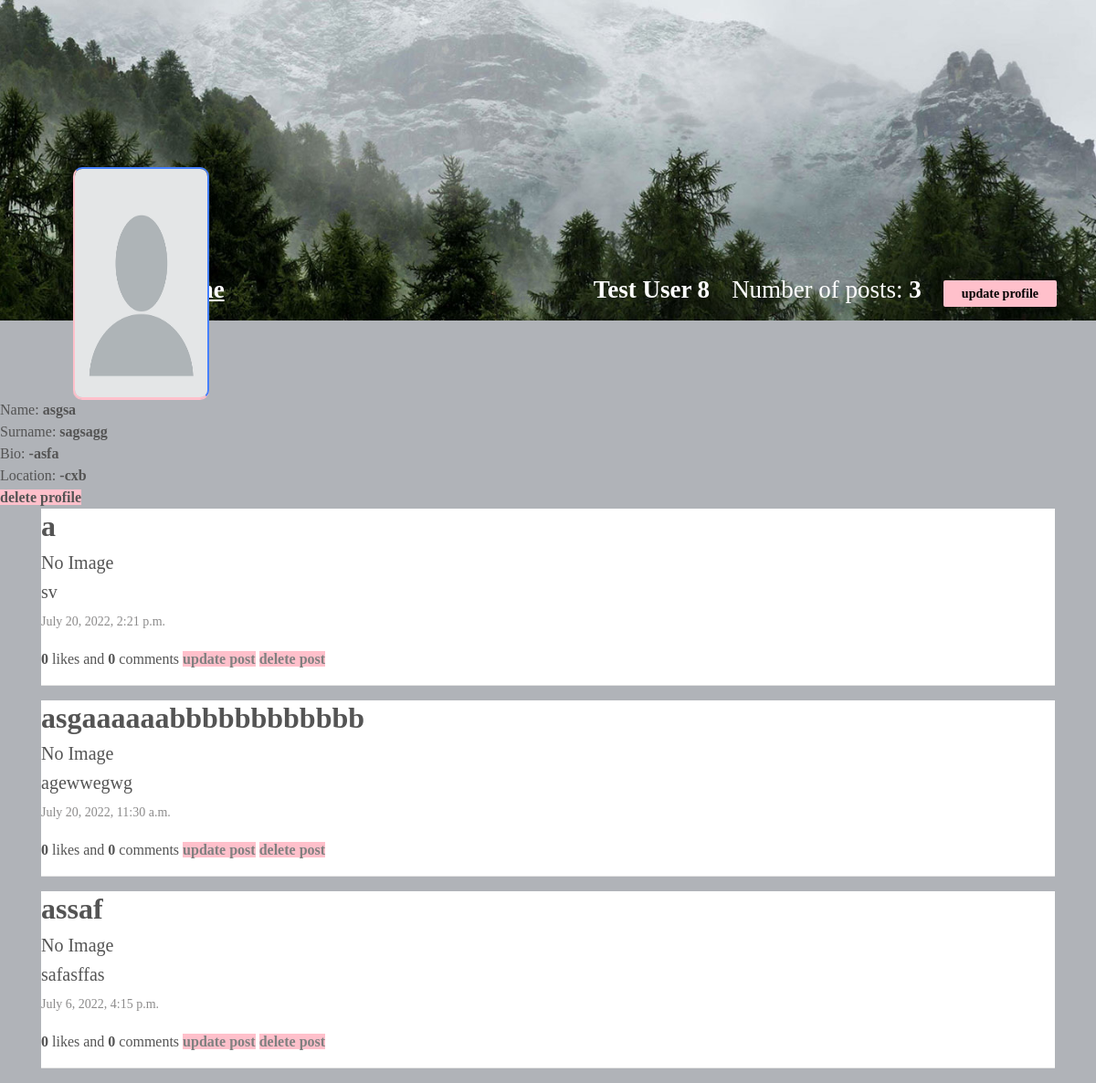
Before: /profile/?user_pk=40 (signed in) with the older database file.
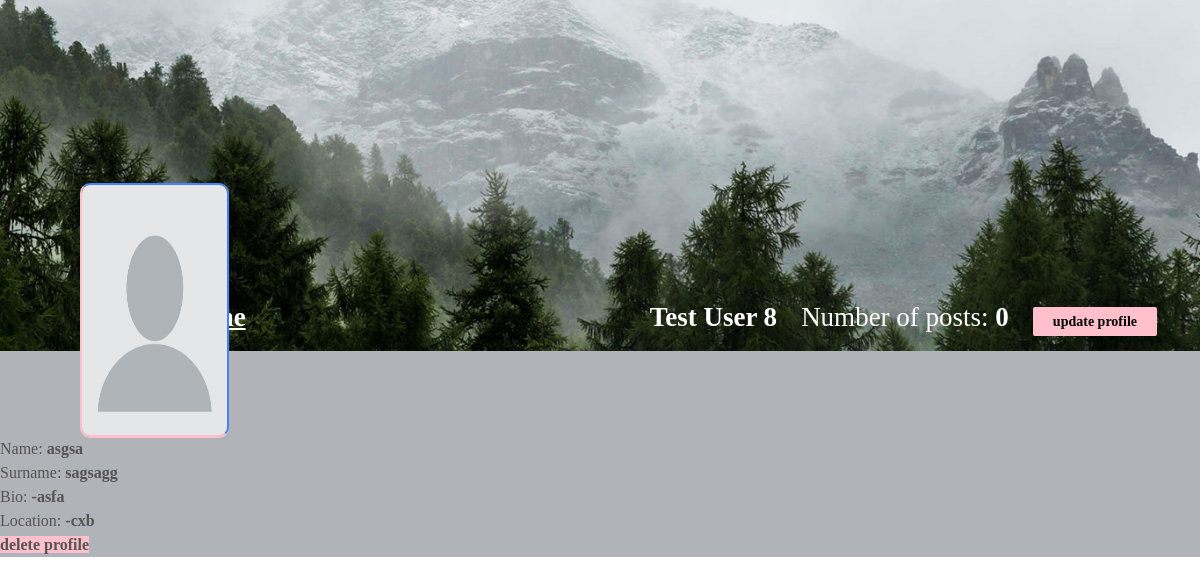
After: the same page with the newer database file.
### mainapp/models.py (models this page shows, shortened)
class Profile(models.Model):
    firstname = models.CharField(max_length=255)
    lastname = models.CharField(max_length=255)
    profile_picture = models.ImageField(upload_to='images/',
                                        validators=[
                                            validate_file_size, allowed_extention],
                                        null=True, blank=True)
    location = models.CharField(
        max_length=255, default='-', null=True, blank=True)
    bio = models.CharField(max_length=255, default='-', null=True, blank=True)
    user = models.ForeignKey(user, on_delete=models.CASCADE)

class Post(models.Model):
    title = models.CharField(max_length=255)
    text = models.TextField()
    image = models.ImageField(upload_to='images/',
                              validators=[validate_file_size,
                                          allowed_extention],
                              null=True, blank=True)
    created_at = models.DateTimeField(auto_now_add=True)
    number_of_likes = models.IntegerField(default=0, null=True, blank=True)
    author = models.ForeignKey(
        user, on_delete=models.CASCADE)

### mainapp/views.py (the view)
# urls.py: path('profile/', profile, name='another_profile'),
@login_required(login_url=login_url)
def profile(request):
    logger.info('calling /profile')
    try:
        pk = request.GET.get('user_pk')
        user = User.objects.get(pk=pk)
    except User.DoesNotExist:
        logger.error('user does not exist')
    user_profile = Profile.objects.filter(user=user).first()
    post_number = Post.objects.filter(author=pk).count()
    posts = Post.objects.filter(author=pk).order_by('-created_at')
    context = {
        'user': user,
        'user_profile': user_profile,
        'post_number': post_number,
        'posts': posts
    }
    if user == request.user:
        context["profile"] = Profile.objects.get(user=request.user)
        context["number_of_posts"] = Post.objects.filter(
            author=request.user).count()
        context["posts"] = Post.objects.filter(
            author=pk).order_by('-created_at')
        logger.info('get my profile')
        return render(request, 'profile.html', context)
    else:
        logger.info(f'get {user.username} profile')
        return render(request, 'another_profile.html', context)

### templates/profile.html (shortened to what this page needs)
{% load static %}
<!DOCTYPE html>
<html lang="en">
  <head>
    <link rel="stylesheet" href="{% static 'css/main.min.css' %}" />
    <link rel="stylesheet" href="{% static 'css/style.css' %}" />
    <link rel="stylesheet" href="{% static 'css/color.css' %}" />
    <link rel="stylesheet" href="{% static 'css/responsive.css' %}" />
  </head>
  <body>
    <section>
      <div class="feature-photo">
        <figure>
          <img src="{% static 'images/profile-background.jpg' %}" alt="" />
        </figure>
         <form>
          <div class="add-btn">
            <span style="color: white; font-size: 27px; margin-right: 400px"
              ><b
                ><u><a href="/main/">Home</a></u></b
              ></span
            >
            <span style="color: white; font-size: 27px"><b>{{user.username}}</b></span>
            <span style="color: white; font-size: 27px"
              >Number of posts:  <b>{{number_of_posts}}</b></span>
            <a href="/update_profile/" style="background-color: #ffc0cb; border: #ffc0cb">
                <b>update profile</b>
            </a>
          </div>
        </form enctype="multipart/form-data">
        <div class="container-fluid">
          <div class="row merged">
            <div class="col-lg-2 col-sm-3">
              <div class="user-avatar">
                <figure>
                  {% if profile.profile_picture %}
                  <img
                    src="{{profile.profile_picture.url}}"
                    style="height: 250px; width: 100%"
                    alt="">
                  {% else %}
                  <img
                    src="{% static 'images/blank-profile-picture.png' %}"
                    style="height: 250px; width: 100%"
                    alt="">
                  {% endif %}
                </figure>
              </div>
            </div>
            <div class="col-lg-10 col-sm-9">
              <div class="timeline-info">
                <ul>
                  <li class="admin-name">
                  </li>
                </ul>
              </div>
            </div>
          </div>
        </div>
      </div>
    </section>
    <div>
    <span class="block capitalize font-semibold">Name:   <b>{{profile.firstname}}</b></span>
    </div>
    <div>
    <span class="block capitalize font-semibold">Surname:   <b>{{profile.lastname}}</b></span>
    </div>
    <div>
    <span class="block capitalize font-semibold">Bio:   <b>{{profile.bio}}</b></span>
    </div>
    <div>
    <span class="block capitalize font-semibold">Location:   <b>{{profile.location}}</b></span>
    </div>
    <div>
    <a href="/delete_profile/" style="background-color: #ffc0cb; border: #ffc0cb"><b>delete profile</b></a>
    </div>
    <div class="container m-auto">
              {% for p in posts %}
                    <div class="space-y-5 flex-shrink-5 lg:w-7/20">
                        <div class="bg-white shadow rounded-md  -mx-2 lg:mx-0">
                                <h2><strong>{{p.title}}</strong></h2>
                                {% if p.image %}
                                <img src="{{p.image.url}}"></img>
                                {% else %}
                                <h5>No Image</h5>
                                {% endif %}
                                <h5>{{p.text}}</h5>
                                <p>{{p.created_at}}</p>
                                <div class="">
                                  <strong>{{p.number_of_likes}}</strong> likes and<strong>
                                      {{p.comments.count}}</strong> comments
                                      <a href="/update_post?post_id={{p.pk}}" class="flex items-center space-x-2"  style="background-color: pink; border: #ffc0cb">  <b  style="color:grey">update post</b></a>
                                      <a href="/delete_post?post_id={{p.pk}}" class="flex items-center space-x-2"  style="background-color: pink; border: #ffc0cb">  <b  style="color:grey">delete post</b></a>
                                      <hr>
                                    </div>
                                  </div>
                                  {% endfor %}
  </body>
</html>

### static/css/color.css (style rules this page uses)
#nprogress .bar, .timeline-info > ul li a::before, .add-btn > a, .activitiez > li::before, form button, .colla-apps > li a:hover, a.underline:before, .setting-row input:checked + label, .user-avatar:hover .edit-phto, .error-meta > a, .color-bg, .add-butn, .nav.nav-tabs.likes-btn > li a.active, a.dislike-btn, .drop > a:hover, .btn-view.btn-load-more:hover, .accordion .card h5 button[aria-expanded="true"], .chat-head, .f-page > figure em, .inbox-panel-head > ul > li > a, .nav-tabs--left .nav-link.active, .nav-tabs--left .nav-link.active:hover, footer .widget-title h4::before, #topcontrol, .sidebar .widget-title::before, .f-title::before, .g-post-classic > figure > i::after, .purify > a, .help-list > a:hover, .open-position::before, .info > a, .category-box:hover, .category-box.selected, a.main-btn, .section-heading::before, .getquot-baner, .more-branches > h4::before, .is-helpful > a, .cart-optionz > li > a:hover, .paginationz > li a:hover, .paginationz > li a.active, .shopping-cart, a.btn2:hover, .form-submit > input[type="submit"], button.submit-checkout, .delete-cart:hover, .proceed .button, .amount-area .update-cart, a.addnewforum, .apply-bttons > a { background: orange; }

### static/css/responsive.css (style rules this page uses)
@media screen and (max-width: 1281px) and (min-width: 1024px) { .timeline-info { line-height: 51px; } }
@media screen and (max-width: 1281px) and (min-width: 1024px) { .user-avatar { width: 80.2% } }

Changed rows visible on the page:
removed Post: title "a", image "No Image", text "sv", created_at "July 20, 2022, 2:21 p.m.", number_of_likes "0", comments.count "0"
removed Post: title "asgaaaaaabbbbbbbbbbbb", image "No Image", text "agewwegwg", created_at "July 20, 2022, 11:30 a.m.", number_of_likes "0", comments.count "0"
removed Post: title "assaf", image "No Image", text "safasffas", created_at "July 6, 2022, 4:15 p.m.", number_of_likes "0", comments.count "0"
Other visible differences:
{{ number_of_posts }}: "3" → "0"
